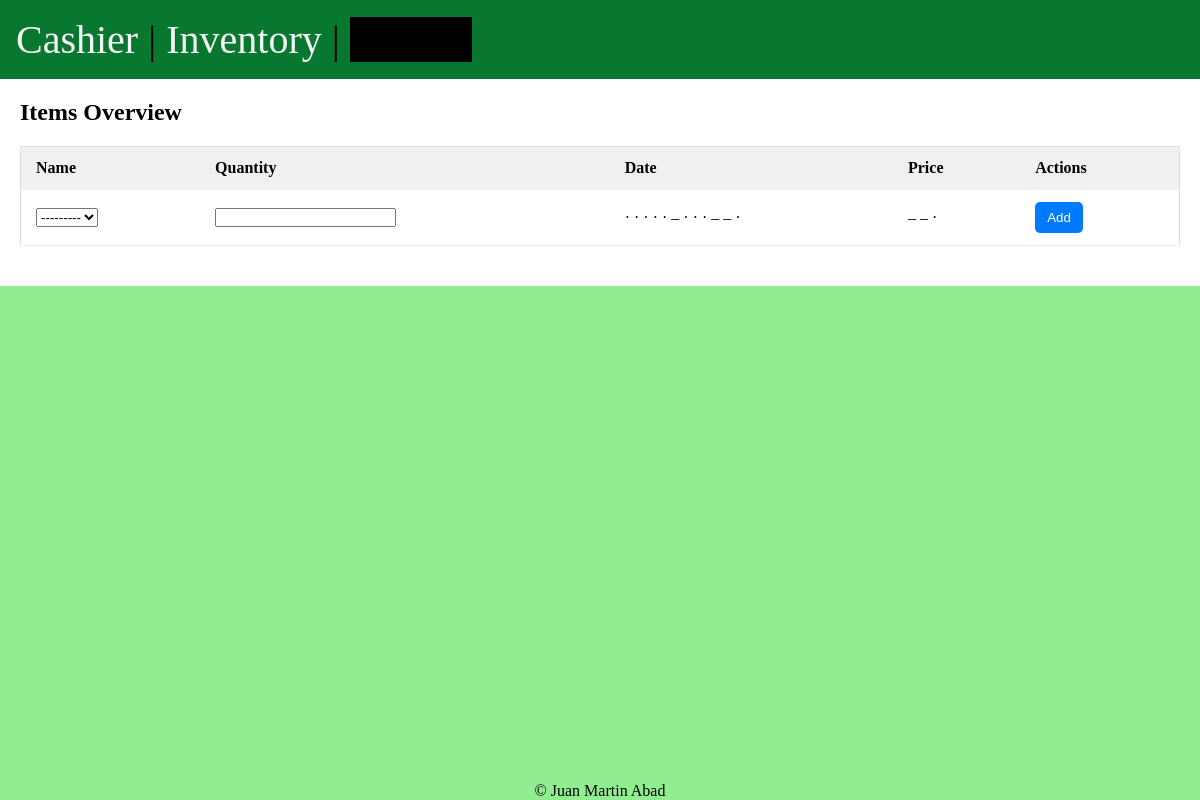
The app's page /inventory/ (signed in), older data.
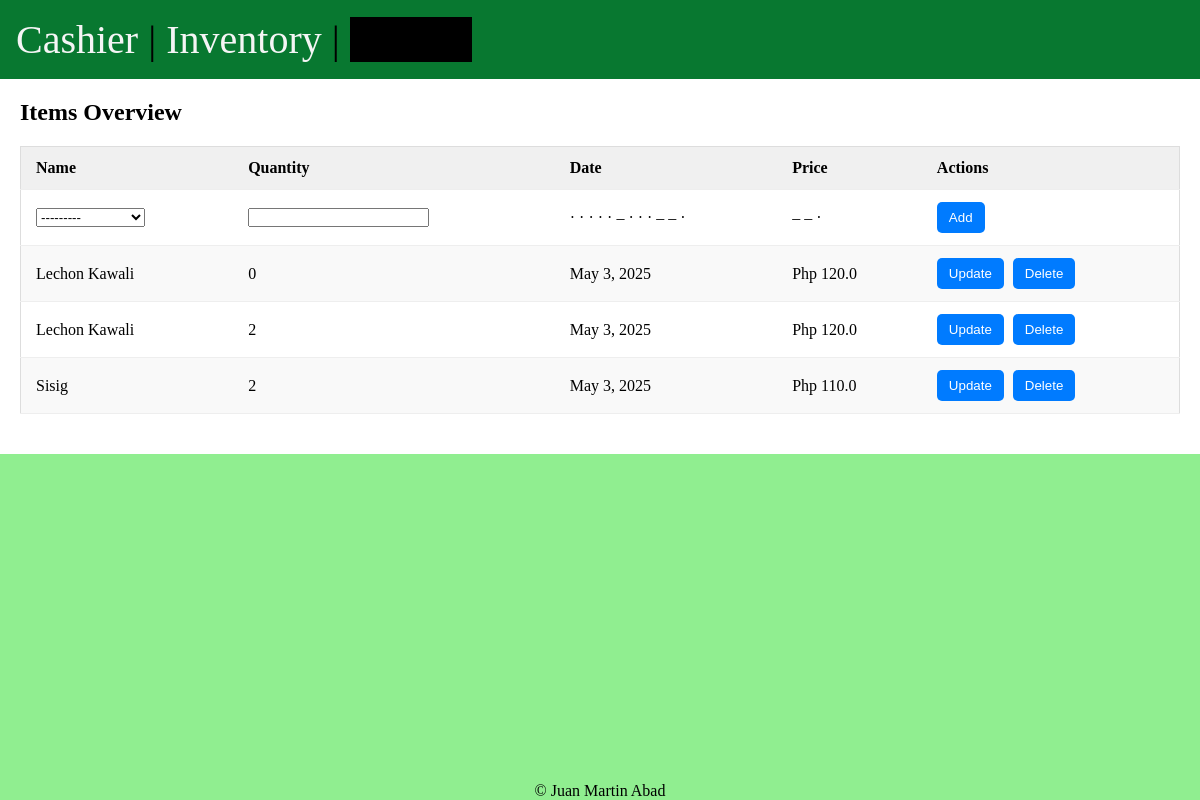
The same page, newer data.
### inventory/models.py (models this page shows, shortened)
class Inventory(models.Model):
    pid = models.ForeignKey(Product, on_delete=models.CASCADE)
    pquantity = models.IntegerField()
    pdate = models.DateField(auto_now_add=True)

class Product(models.Model):
    pname = models.CharField(max_length=64)
    pprice = models.FloatField()
    def __str__(self):
        return f'{self.pname}'

### inventory/views.py (the view, shortened to what this page needs)
# urls.py: path('', include('inventory.urls')),
@login_required
def inventory(request):
    form = InventoryForm()
    all_inventory = Inventory.objects.all().select_related('pid')
    logger = logging.getLogger('django')
    context = {}
    context['inventory'] = all_inventory
    context['form'] = form
    return render(request, 'inventory/inventory.html', context)

### inventory/forms.py
class InventoryForm(forms.ModelForm):
    class Meta:
        model = Inventory
        fields = ['pid', 'pquantity']

### inventory/templates/inventory/inventory.html (shortened to what this page needs)
{% extends 'layout.html' %}
{% block content %}
    <div class="container">
        <main class="main-content">
            <h2>Items Overview</h2>
            <div class="table-responsive">
                <form method="POST">
                    <table>
                        <thead>
                            <tr>
                                <th>Name</th>
                                <th>Quantity</th>
                                <th>Date</th>
                                <th>Price</th>
                                <th>Actions</th>
                            </tr>
                        </thead>
                        <tbody>
                            {% if not form.instance.id %}
                                <tr>
                                    {% include 'save.html' %}
                                    <td>
                                        <button name="add" value="{{ i.id }}">Add</button>
                                    </td>
                                </tr>
                            {% endif %}
                            {% for i in inventory|dictsortreversed:"pdate" %}
                            <tr>
                                {% if form.instance.id == i.id %}
                                    {% include 'save.html' %}
                                    <td>
                                        <button name="add" value="{{ i.id }}">Save</button>
                                    </td>
                                {% else %}
                                    <td>{{ i.pid.pname }}</td>
                                    <td>{{ i.pquantity }}</td>
                                    <td>{{ i.pdate }}</td>
                                    <td>Php {{ i.pid.pprice }}</td>
                                    <td>
                                        <button formnovalidate name="update" value="{{ i.id }}">Update</button>
                                        <button formnovalidate name="delete" value="{{ i.id }}">Delete</button>
                                    </td>
                                {% endif %}
                            </tr>
                            {% endfor %}
                        </tbody>
                    </table>
                </form>
            </div>
        </main>
{% endblock %}

### templates/layout.html (shortened to what this page needs)
<!DOCTYPE html>
{% load static %}
<html lang="en">
<head>
    <link rel="stylesheet" href="{% static 'css/style.css' %}">
</head>
<body>
    <nav>
        <a href="/cashier">Cashier</a> |
        <a href="/inventory">Inventory</a> |
        <form class="logout" action="/login/" method="POST">
            <button class="logout-button">Logout</button>
        </form>
    </nav>
    <main>
        {% block content %}
        {% endblock %}
    </main>
    <footer>
        <p>&copy Juan Martin Abad</p>
    </footer>
</body>
</html>

### templates/save.html
{% for field in form %}
    <td>{{ field }}</td>
{% endfor %}
    <td>· · · · · ‒ · · · ‒ ‒ ·</td>
    <td>‒ ‒ ·</td>

### static/css/style.css (style rules this page uses)
* { margin: 0; padding: 0; box-sizing: border-box; }
html, body { height: 100%; margin: 0; padding: 0; }
body { display: flex; min-height: 100vh; display: grid; place-content: center; font-size: 1rem; background-color: #90ee90; color: black; display: flex; flex-direction: column; }
nav { padding: 1rem; background-color: #087830; color: black; font-size: 2.5rem; }
.logout { display: inline-block; }
.logout-button { font-size: 2.5rem; background-color: black; border: none; }
main { flex-grow: 1; }
h1, p { text-align: center; }
a { text-decoration: none; color: whitesmoke; }
.main-content { flex-grow: 1; padding: 20px; background-color: #fff; }
.main-content h2 { margin-top: 0; margin-bottom: 20px; }
.main-content button { background-color: #007bff; color: #fff; border: none; padding: 8px 12px; border-radius: 5px; cursor: pointer; margin-right: 5px; transition: background-color 0.3s ease; }
.table-responsive { overflow-x: auto; }
table { width: 100%; border-collapse: collapse; margin-bottom: 20px; border: 1px solid #ddd; }
th, td { padding: 12px 15px; text-align: left; border-bottom: 1px solid #eee; }
th { background-color: #f0f0f0; font-weight: bold; }
tbody tr:nth-child(even) { background-color: #f9f9f9; }
tbody td button { background-color: #007bff; color: #fff; border: none; padding: 8px 12px; border-radius: 5px; cursor: pointer; margin-right: 5px; transition: background-color 0.3s ease; }
tbody td button:last-child { margin-right: 0; }

Row changes from the older to the newer data that the page shows:
added Inventory: pid.pname "Lechon Kawali", pquantity "0", pdate "May 3, 2025", pid.pprice "120.0", {{ i.id }} 4 (drawn)
added Inventory: pid.pname "Lechon Kawali", pquantity "2", pdate "May 3, 2025", pid.pprice "120.0", {{ i.id }} 5 (drawn)
added Inventory: pid.pname "Sisig", pquantity "2", pdate "May 3, 2025", pid.pprice "110.0", {{ i.id }} 6 (drawn)
